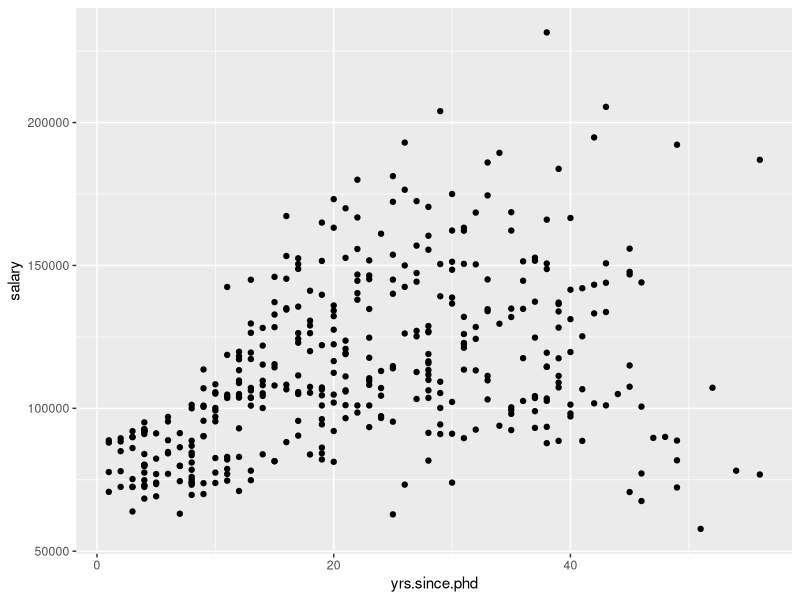
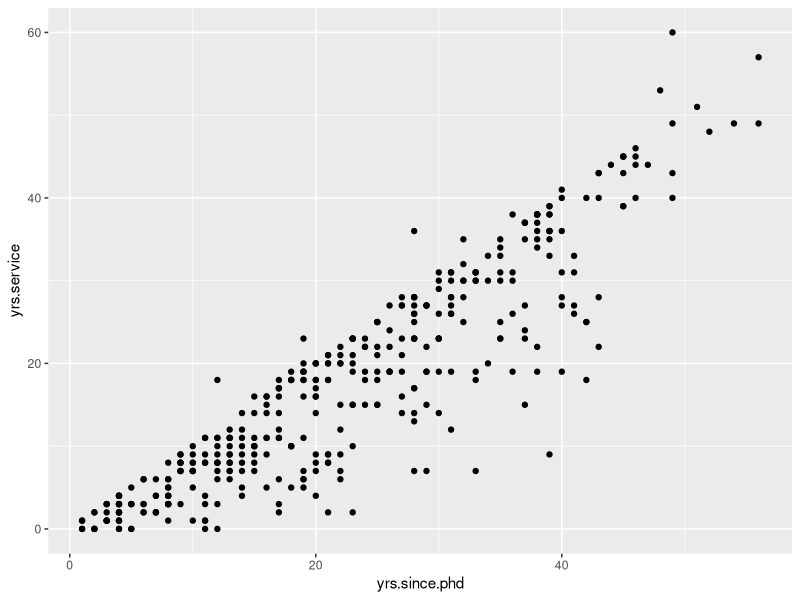
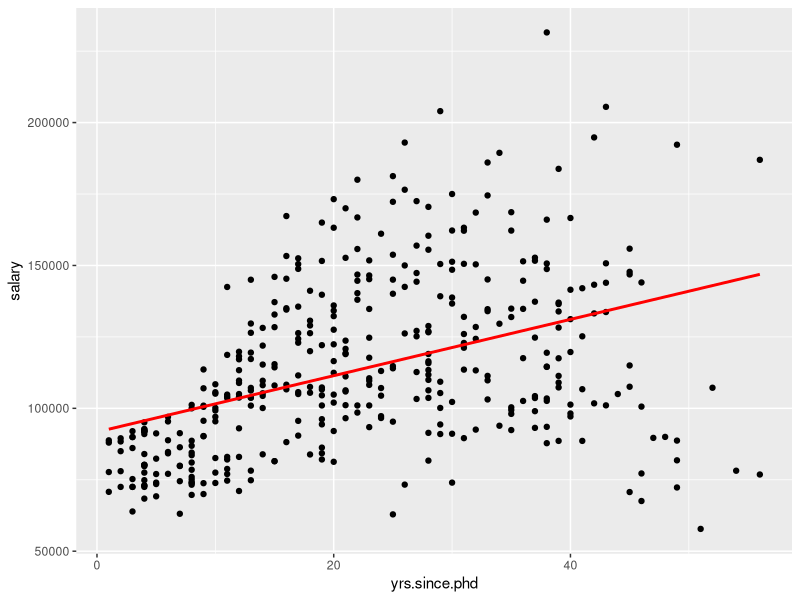
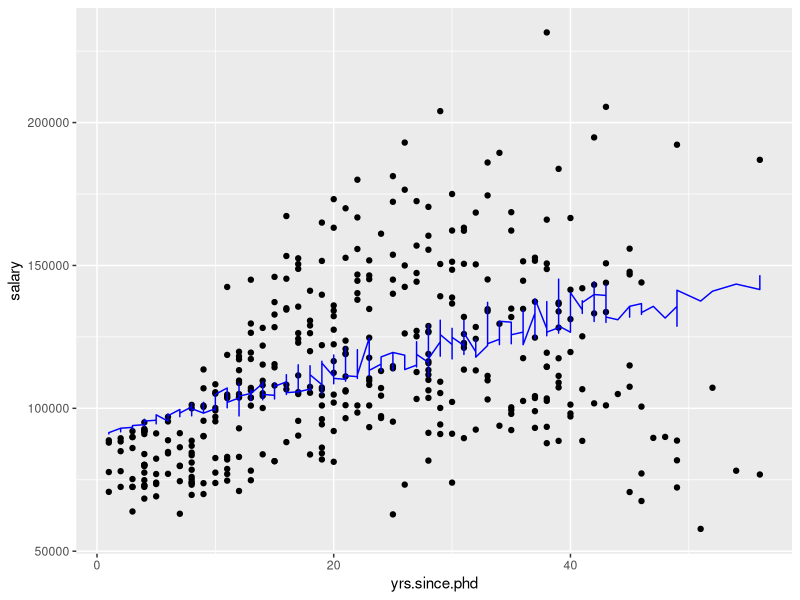
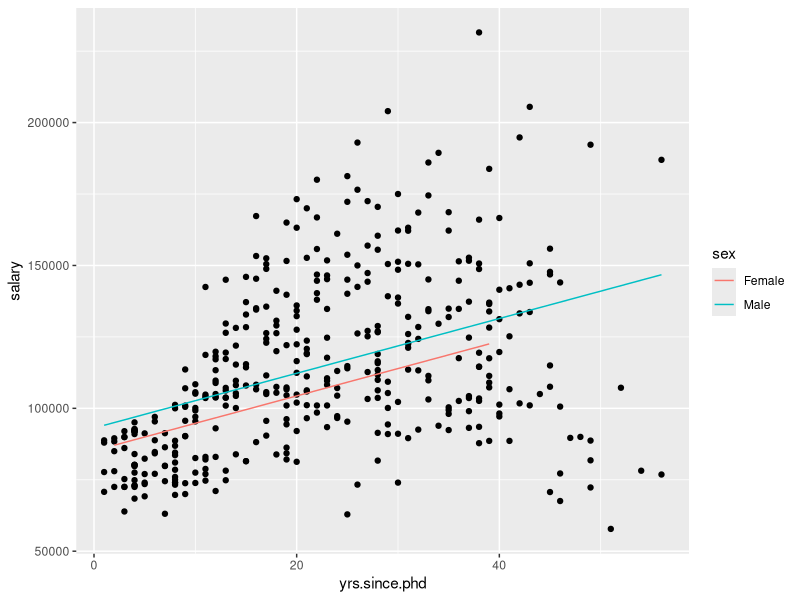
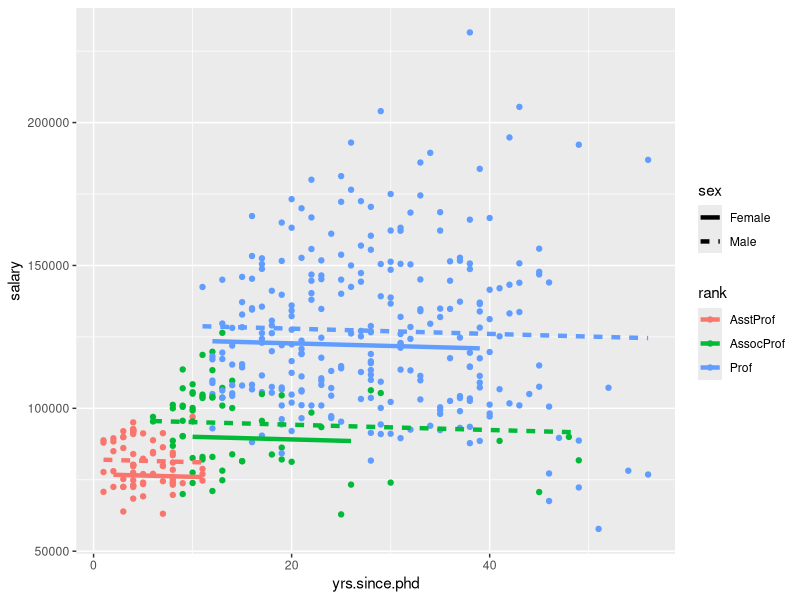
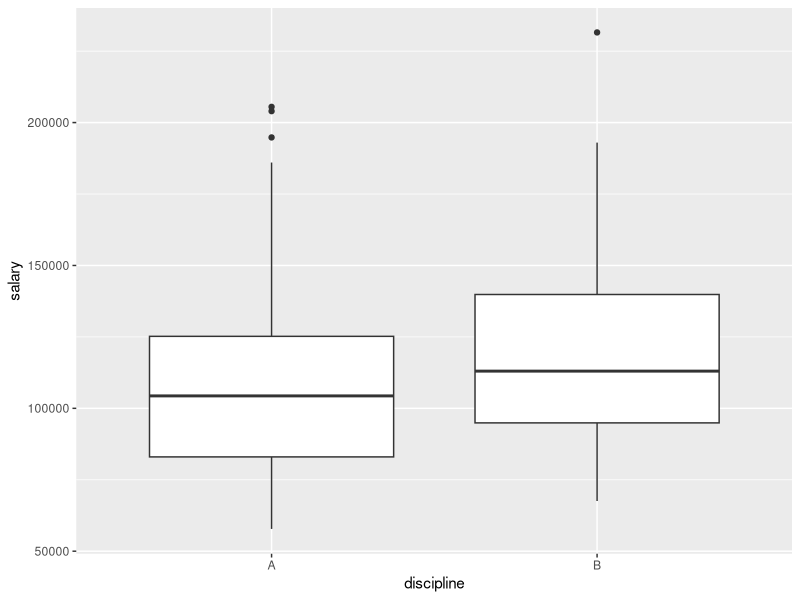

Recreate these plots in R, in order.
########################
## April 29th: OLS in R
########################

rm(list = ls())

library(data.table)
library(ggplot2)
library(car)

data("Salaries")
Salaries <- data.table(Salaries)

## run a regression with years.since.phd as the predictor
## and the salary as the outcome

ggplot(data = Salaries, mapping = aes(x=yrs.since.phd, y=salary)) +
  geom_point()

# regression equation: lm() (stands for linear model)
# needs: 1. a formula for the regression
#        2. your dataset of interest

# salary ~ yrs.since.phd IS THE R FORMULA FOR salary = b0 + b1*yrs.since.phd + e
# R assumens you want a b0

regression_output <- lm(formula=salary~yrs.since.phd, data=Salaries)
# y~x, y before x
summary(regression_output)

# Coefficients:
#   Estimate Std. Error t value Pr(>|t|)    
# (Intercept)    91718.7     2765.8  33.162   <2e-16 ***
#   yrs.since.phd    985.3      107.4   9.177   <2e-16 ***
# intercept = when your x equal 0, the value of y =b0
# we are more interested in the effect y has on x instead of x on y
# b1 indicates the one unit increased in salary every one year

## regression of yrs.since.phd on the x axis and yrs.service on y axis
 ggplot(data=Salaries, mapping = aes(x=yrs.since.phd, y=yrs.service)) +
   geom_point()
# very strong correlation

regression_two <- lm(formula = yrs.service~yrs.since.phd, data=Salaries)
summary(regression_two)

# Why you get ridiculous intercept
# your regression is running interrupt
# the intercept is actually outside the bound

## to Plot regression output
## 1. predict the y value
## 2. plot it

## predict your value by hand
## not recommend
# Salaries[, predict_salary:= 91718.7 + 985.3*yrs.since.phd]

## recommended way
Salaries[, predict_salary:=predict(regression_output)]

ggplot(data = Salaries, mapping = aes(yrs.since.phd)) +
  geom_point(aes(y=salary)) +
  geom_line(aes(y=predict_salary), size = 1, color="red")

## expand to multivaniate with continuous
mulit_count_reg <- lm(salary~yrs.since.phd +yrs.service, data=Salaries)
summary(mulit_count_reg)

Salaries[, prediced_cont:=predict(mulit_count_reg)]

ggplot(Salaries, aes(x=yrs.since.phd)) +
  geom_point(aes(y=salary)) +
  geom_line(aes(y=prediced_cont), color="blue")

## expand to multivaniate with 2-value categorical

multi_cat_reg <- lm(salary~yrs.since.phd + sex, data=Salaries)
summary(multi_cat_reg)

Salaries[, predicted_cat_sex:=predict(multi_cat_reg)]

ggplot(Salaries, aes(x=yrs.since.phd)) +
  geom_point(aes(y=salary)) +
  geom_line(aes(y=predicted_cat_sex, color=sex))


multi_cat_reg_three_lin <- lm(salary~yrs.since.phd + rank + sex, data=Salaries)
summary(multi_cat_reg_three_lin)

Salaries[, predicted_cat_rank:=predict(multi_cat_reg_three_lin)]

ggplot(Salaries, aes(x=yrs.since.phd)) +
  geom_point(aes(y=salary, color=rank)) +
  geom_line(aes(y=predicted_cat_rank, color=rank, linetype=sex), size = 1.5)# +
  #facet_grid(.~sex)



## discipline and salary
ggplot(Salaries, aes(x=discipline, y=salary)) +
  geom_boxplot()